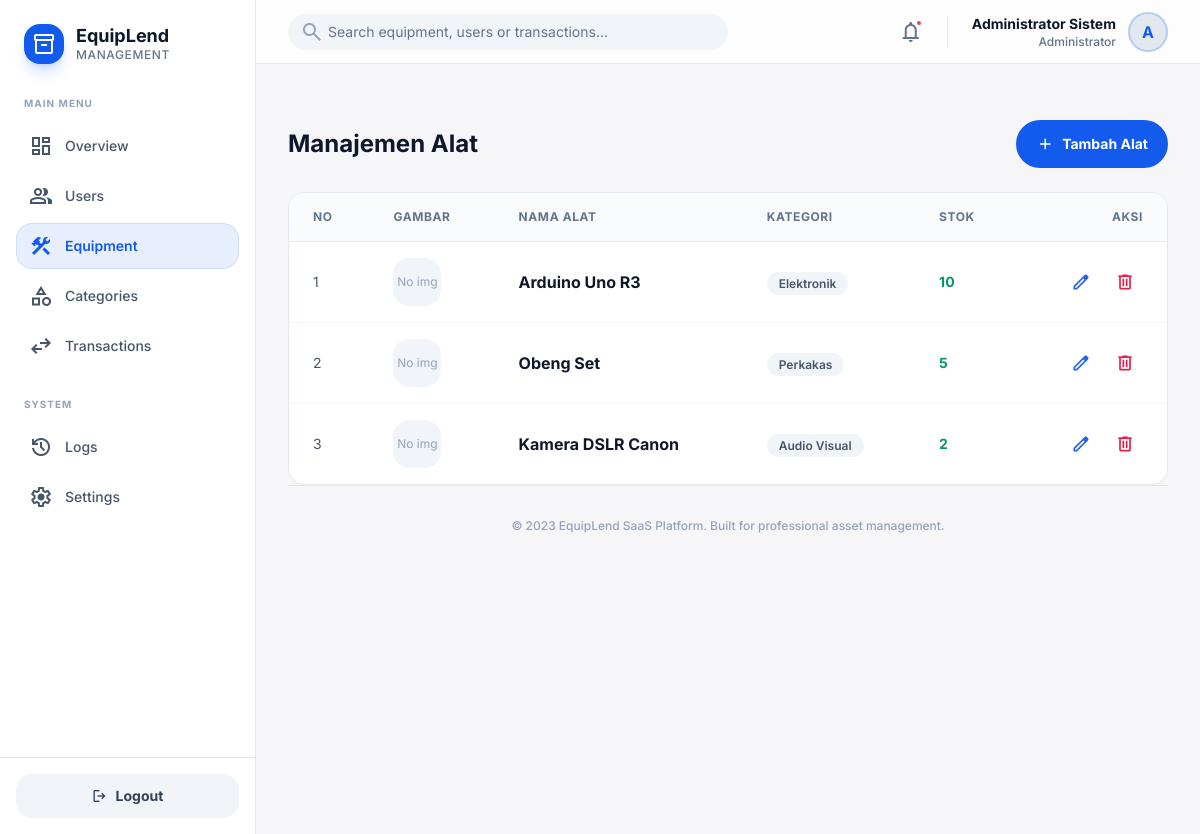
The app's page /admin/alat (signed in) with its own data.
### tables this page shows
CREATE TABLE alat (
    id INT AUTO_INCREMENT PRIMARY KEY,
    kategori_id INT NOT NULL,
    nama_alat VARCHAR(150) NOT NULL,
    deskripsi TEXT,
    stok INT NOT NULL DEFAULT 0,
    gambar VARCHAR(255),
    created_at TIMESTAMP DEFAULT CURRENT_TIMESTAMP,
    FOREIGN KEY (kategori_id) REFERENCES kategori(id) ON DELETE CASCADE
);

CREATE TABLE kategori (
    id INT AUTO_INCREMENT PRIMARY KEY,
    nama_kategori VARCHAR(100) NOT NULL
);

### app/controllers/Admin.php (called while the page is built, shortened)
<?php
class Admin extends Controller
{
    public function alat()
    {
        $data['title'] = 'Manajemen Alat';
        $data['alat'] = $this->model('Alat_model')->getAllAlat();
        $data['kategori'] = $this->model('Kategori_model')->getAllKategori();
        $this->view('admin/alat', $data);
    }
}

### app/core/App.php (called while the page is built, shortened)
<?php
class App
{
    protected $method = 'index';
    protected $params = [];
    public function __construct()
    {
        $url = $this->parseURL();
        if (isset($url[0])) {
            if (file_exists('app/controllers/' . ucfirst($url[0]) . '.php')) {
                unset($url[0]);
            }
        }
        $this->controller = new $this->controller;
        if (isset($url[1])) {
            if (method_exists($this->controller, $url[1])) {
                $this->method = $url[1];
            }
        }
        call_user_func_array([$this->controller, $this->method], $this->params);
    }
    public function parseURL()
    {
        if (isset($_GET['url'])) {
            $url = rtrim($_GET['url'], '/');
            $url = filter_var($url, FILTER_SANITIZE_URL);
            $url = explode('/', $url);
            return $url;
        }
        return [];
    }
}

### index.php (called while the page is built, shortened)
<?php
require_once 'app/core/App.php';
require_once 'app/core/Controller.php';
require_once 'app/core/Database.php';
$app = new App;

### app/core/Database.php (called while the page is built, shortened)
<?php
class Database
{
    private $host = DB_HOST;
    private $user = DB_USER;
    private $pass = DB_PASS;
    private $db_name = DB_NAME;
    private $dbh;
    private $stmt;
    public function __construct()
    {
        $dsn = 'mysql:host=' . $this->host . ';dbname=' . $this->db_name;
        $options = [
            PDO::ATTR_PERSISTENT => true,
            PDO::ATTR_ERRMODE => PDO::ERRMODE_EXCEPTION
        ];
        try {
            $this->dbh = new PDO($dsn, $this->user, $this->pass, $options);
        } catch (PDOException $e) {
            die($e->getMessage());
        }
    }
    public function query($query)
    {
        $this->stmt = $this->dbh->prepare($query);
    }
    public function execute()
    {
        return $this->stmt->execute();
    }
    public function resultSet()
    {
        $this->execute();
        return $this->stmt->fetchAll(PDO::FETCH_ASSOC);
    }
}

### app/models/Alat_model.php (called while the page is built, shortened)
<?php
class Alat_model
{
    private $table = 'alat';
    private $db;
    public function __construct()
    {
        $this->db = new Database;
    }
    public function getAllAlat()
    {
        $this->db->query('SELECT a.*, k.nama_kategori FROM ' . $this->table . ' a JOIN kategori k ON a.kategori_id = k.id');
        return $this->db->resultSet();
    }
}

### app/views/admin/alat.php (the view, shortened to what this page needs)
<div class="flex items-center justify-between mb-6">
    <h1 class="text-2xl font-bold text-slate-900 dark:text-white">Manajemen Alat</h1>
    <button onclick="openModal('tambahAlatModal')"
        class="flex items-center gap-2 rounded-xl bg-primary px-5 py-2.5 text-sm font-bold text-white soft-shadow hover:bg-blue-700 transition-all">
        <span class="material-symbols-outlined text-lg">add</span>
        Tambah Alat
    </button>
</div>
<div
    class="bg-white dark:bg-slate-800 rounded-2xl border border-slate-200 dark:border-slate-700 soft-shadow overflow-hidden">
    <div class="overflow-x-auto">
        <table class="w-full text-left border-collapse">
            <thead>
                <tr class="bg-slate-50 dark:bg-slate-850/50">
                    <th
                        class="px-6 py-4 text-xs font-bold text-slate-500 uppercase tracking-wider border-b border-slate-200 dark:border-slate-700">
                        No</th>
                    <th
                        class="px-6 py-4 text-xs font-bold text-slate-500 uppercase tracking-wider border-b border-slate-200 dark:border-slate-700">
                        Gambar</th>
                    <th
                        class="px-6 py-4 text-xs font-bold text-slate-500 uppercase tracking-wider border-b border-slate-200 dark:border-slate-700">
                        Nama Alat</th>
                    <th
                        class="px-6 py-4 text-xs font-bold text-slate-500 uppercase tracking-wider border-b border-slate-200 dark:border-slate-700">
                        Kategori</th>
                    <th
                        class="px-6 py-4 text-xs font-bold text-slate-500 uppercase tracking-wider border-b border-slate-200 dark:border-slate-700">
                        Stok</th>
                    <th
                        class="px-6 py-4 text-xs font-bold text-slate-500 uppercase tracking-wider border-b border-slate-200 dark:border-slate-700 text-right">
                        Aksi</th>
                </tr>
            </thead>
            <tbody class="divide-y divide-slate-100 dark:divide-slate-700/50">
                <?php $no = 1;
                foreach ($data['alat'] as $alat): ?>
                    <tr class="hover:bg-slate-50 dark:hover:bg-slate-750 transition-colors">
                        <td class="px-6 py-4 text-sm text-slate-600 dark:text-slate-400"><?= $no++; ?></td>
                        <td class="px-6 py-4">
                            <?php if ($alat['gambar']): ?>
                                <img src="<?= BASE_URL; ?>/uploads/<?= $alat['gambar']; ?>" alt="<?= $alat['nama_alat']; ?>"
                                    class="w-12 h-12 object-cover rounded-lg border border-slate-200 dark:border-slate-600">
                            <?php else: ?>
                                <div
                                    class="w-12 h-12 bg-slate-100 dark:bg-slate-700 rounded-lg flex items-center justify-center text-xs text-slate-400">
                                    No img</div>
                            <?php endif; ?>
                        </td>
                        <td class="px-6 py-4 font-bold text-slate-900 dark:text-white"><?= $alat['nama_alat']; ?></td>
                        <td class="px-6 py-4">
                            <span
                                class="px-3 py-1 text-xs font-semibold rounded-full bg-slate-100 dark:bg-slate-700 text-slate-600 dark:text-slate-300">
                                <?= $alat['nama_kategori']; ?>
                            </span>
                        </td>
                        <td
                            class="px-6 py-4 text-sm font-bold <?= $alat['stok'] > 0 ? 'text-emerald-600' : 'text-rose-600'; ?>">
                            <?= $alat['stok']; ?>
                        </td>
                        <td class="px-6 py-4 text-right">
                            <div class="flex items-center justify-end gap-2">
                                <button onclick="openEditModal(<?= $alat['id']; ?>)"
                                    class="p-2 rounded-lg hover:bg-blue-50 dark:hover:bg-blue-900/30 text-blue-600 transition-colors"
                                    title="Edit">
                                    <span class="material-symbols-outlined text-xl">edit</span>
                                </button>
                                <a href="<?= BASE_URL; ?>/admin/alatDelete/<?= $alat['id']; ?>"
                                    onclick="return confirm('Yakin ingin menghapus?')"
                                    class="p-2 rounded-lg hover:bg-rose-50 dark:hover:bg-rose-900/30 text-rose-600 transition-colors"
                                    title="Delete">
                                    <span class="material-symbols-outlined text-xl">delete</span>
                                </a>
                            </div>
                        </td>
                    </tr>
                <?php endforeach; ?>
            </tbody>
        </table>
    </div>
</div>

### records on screen
alat: shows "No img", nama_alat "Arduino Uno R3", kategori.nama_kategori "Elektronik", stok "10"
alat: shows "No img", nama_alat "Obeng Set", kategori.nama_kategori "Perkakas", stok "5"
alat: shows "No img", nama_alat "Kamera DSLR Canon", kategori.nama_kategori "Audio Visual", stok "2"

### other values on screen
$menu['title'] "Overview"
$menu['title'] "Users"
$menu['title'] "Equipment"
$menu['title'] "Categories"
$menu['title'] "Transactions"
$menu['title'] "Logs"
$menu['title'] "Settings"
$_SESSION['nama'] "Administrator Sistem"
substr($_SESSION['nama'] ?? 'A', 0, 1) "A"
